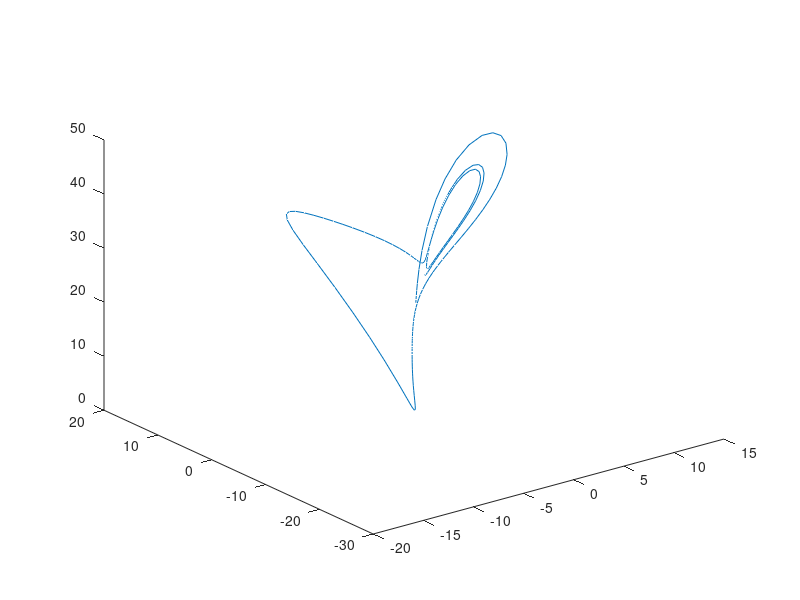

The MATLAB source for this figure:
function almost_periodic_orbit = orbit_lorenz(hard_mode)
global Display
if nargin == 0
    hard_mode = 0;
end

pho = 28;
sigma = 10;
beta = 8/3;
f1 = @(x) sigma*(x(2) -x(1));
f2 = @(x) x(1)*(pho - x(3)) -x(2);
f3 = @(x) x(1)*x(2) - beta * x(3);
F = @(t,x) [f1(x); f2(x); f3(x)];

y0 = [3.9121    6.6072   14.0230];
[t,y] = ode45(F, [0,300], y0.');

if Display
    plot3(y(:,1),y(:,2),y(:,3))
    hold on
    plot3(y(1,1),y(1,2),y(1,3),'*')
    plot3(y(end,1),y(end,2),y(end,3),'g*')
end

best_index = 5;
best_return = y(best_index, :);
first_point = y(1,:);
i = 5;
if hard_mode
    index_hard = 300;
else
    index_hard = 6;
end
while best_index <index_hard && i < size(y,1)
    local_return = y(i,:);
    if norm(local_return - first_point)<norm(best_return-first_point)
        best_return = local_return;
        best_index = i;
    end
    i = i+1;
end

if Display
    plot3(y(best_index,1),y(best_index,2),y(best_index,3),'k*')
end
figure
plot3(y(1:best_index,1),y(1:best_index,2),y(1:best_index,3))

almost_periodic_orbit = y(1:best_index,:);